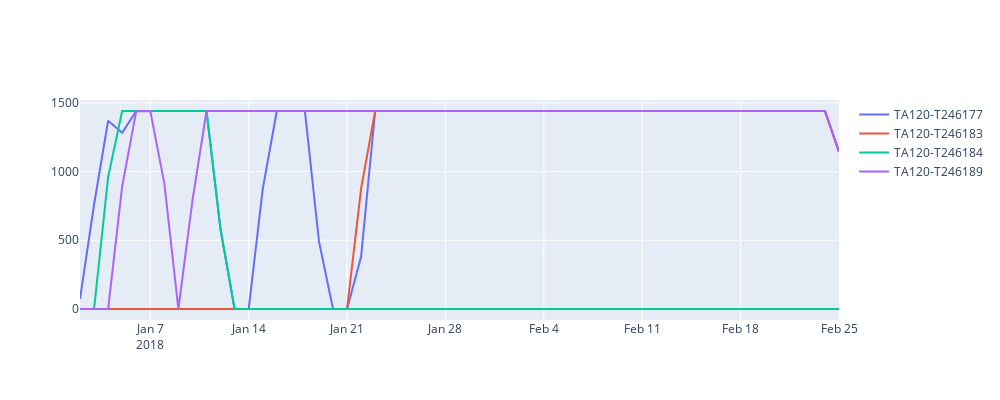

The code cell stored with this chart in its notebook:
### Code cell
# Visualise above
from plotly.offline import download_plotlyjs, init_notebook_mode, plot, iplot
from plotly.graph_objs import *
init_notebook_mode(connected=True)
import plotly.graph_objects as go

traces = []

for col in daily_measurements.filter(regex='^TA120').columns:
    # print(col)
    trace = go.Scatter(
        x = daily_measurements['foo'],
        y = daily_measurements[col],
        mode = 'lines',
        name = col
    )
    traces.append(trace)

data = traces
layout = Layout(
    # showlegend=False,
    height=400,
    width=1000,
)

fig = dict( data=data, layout=layout )
iplot(fig)
